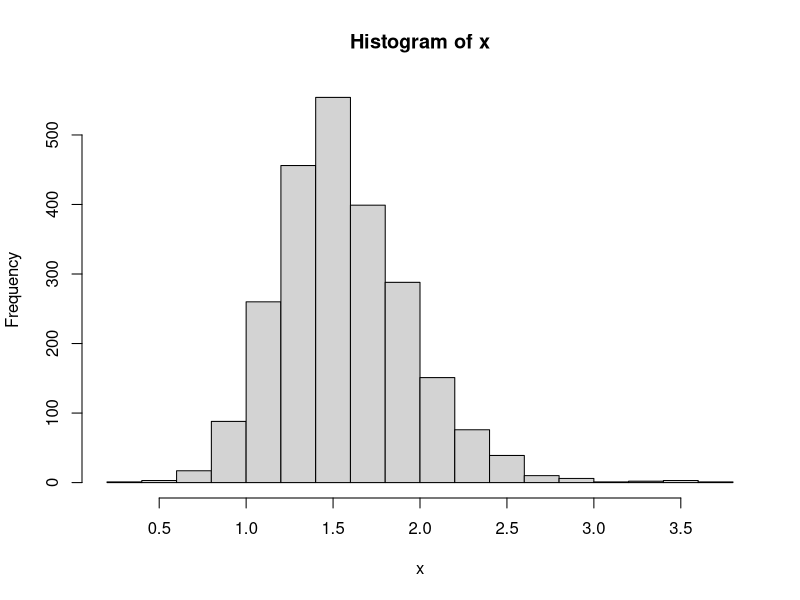
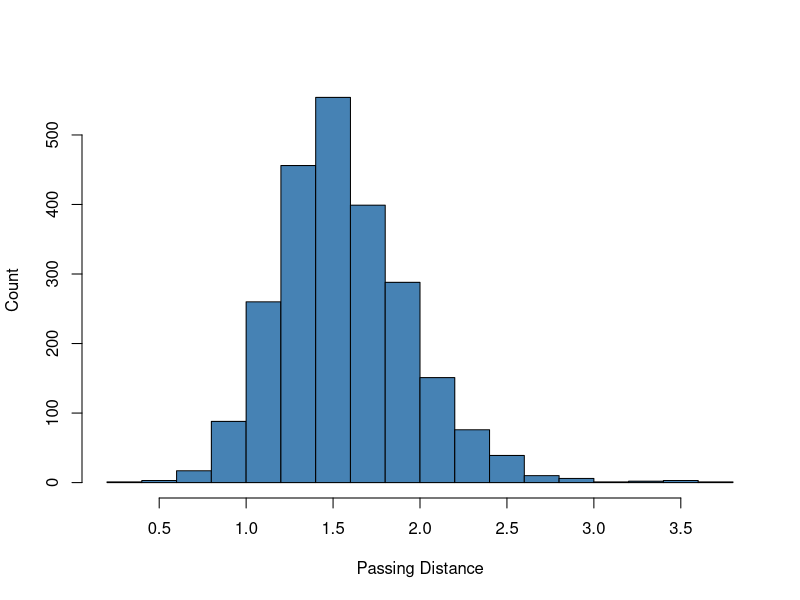
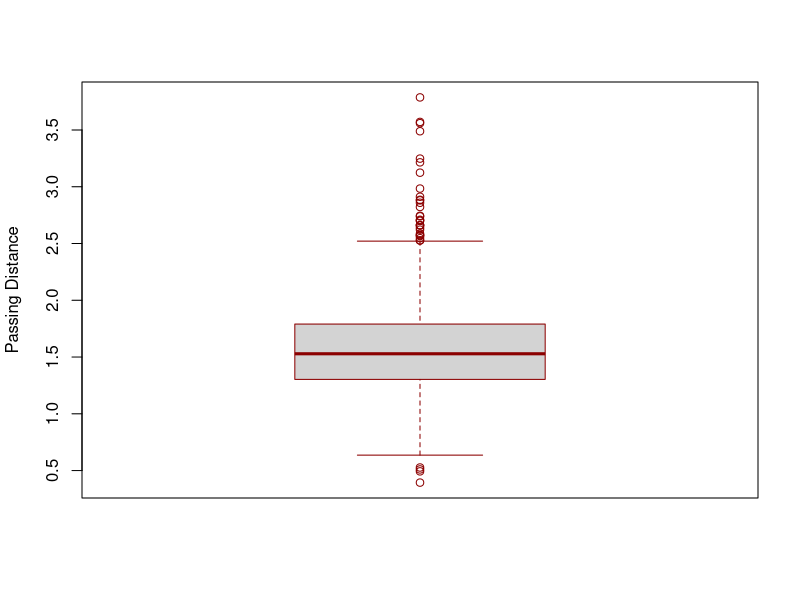
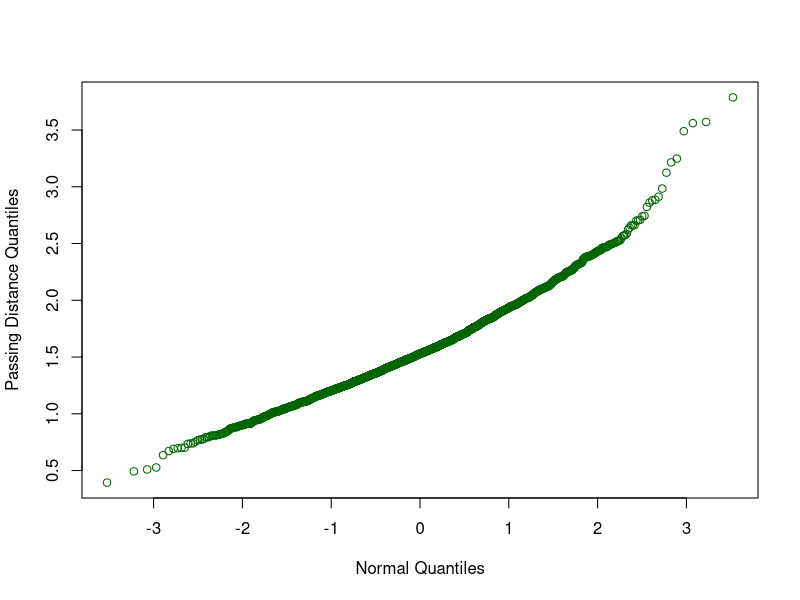
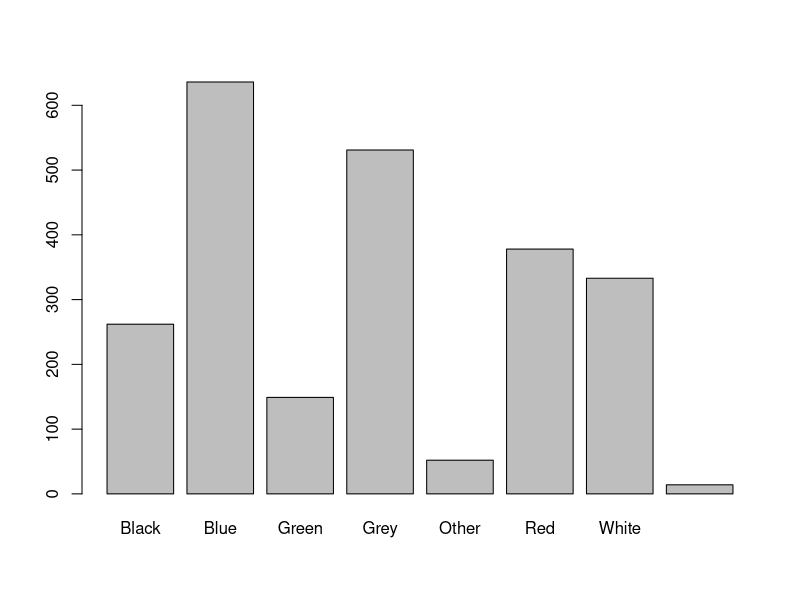
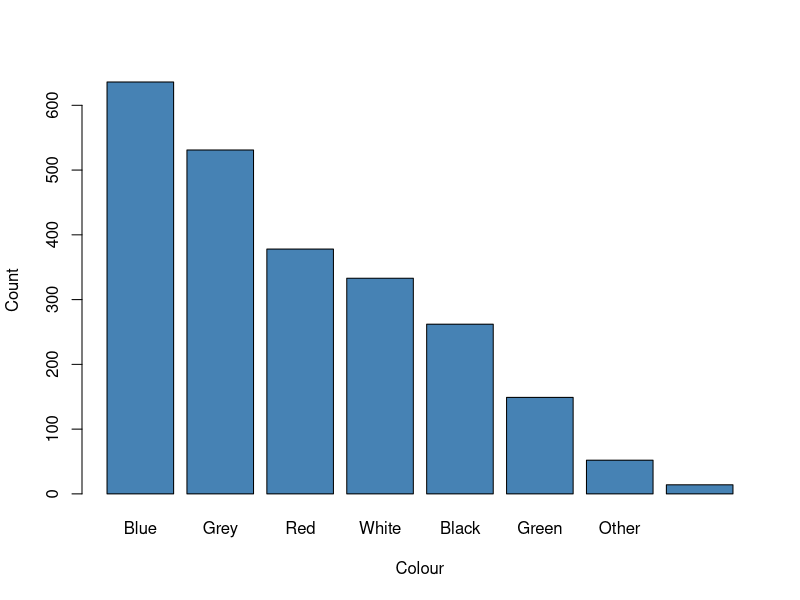

Reproduce these figures in R, in order.
## ---- chunk 1
bikedata <- read.csv("bikedata.csv")
## ---- chunk 2
a <- 2.7
## ---- chunk 3
a + 10
5 * a
## ---- chunk 4
a
## ---- chunk 5
head(bikedata)
## ---- chunk 6
summary(bikedata)
## ---- chunk 7
x <- bikedata$passing.distance
x <- bikedata[["passing.distance"]]
x <- bikedata[,"passing.distance"]
## ---- chunk 8
x[[1]]
## ---- chunk 9
x[[5]]
## ---- chunk 10
length(x)
## ---- chunk 11
x[[length(x)]]
## ---- chunk 12
x[1:25]
## ---- chunk 13
    sum(x)
## ---- chunk 14
    mean(x)
    median(x)
## ---- chunk 15
    sd(x)
    var(x)
## ---- chunk 16
    min(x)
    max(x)
## ---- chunk 17
    quantile(x, .25) # first quartile
    quantile(x, .75) # third quartile
    quantile(x, .99) # 99th percentile
## ---- chunk 18
hist(x)
## ---- chunk 19
hist(x, col="steelblue", xlab="Passing Distance", ylab="Count", 
     main="")
## ---- chunk 20
boxplot(x, border="darkred", ylab="Passing Distance")
qqnorm(x, col="darkgreen", xlab="Normal Quantiles",       
       ylab="Passing Distance Quantiles",
       main="")
## ---- chunk 21
levels(bikedata$colour)
## ---- chunk 22
table(bikedata$colour)
## ---- chunk 23
table(bikedata$colour, useNA="ifany")
## ---- chunk 24
tab <- table(bikedata$colour, useNA="ifany")
barplot(tab)
## ---- chunk 25
barplot(sort(tab, decreasing=TRUE), xlab="Colour", ylab="Count",
        col="steelblue")
## ---- chunk 26
t.test(bikedata$passing.distance)
## ---- chunk 27
t.test(bikedata$passing.distance, conf.level=0.99)
## ---- chunk 28
t.test(bikedata$passing.distance, alternative="greater", mu=1.5)
## ---- chunk 29
table(bikedata$colour)
## ---- chunk 30
sum(table(bikedata$colour))
## ---- chunk 31
prop.test(636, 2341, p=0.40)
## ---- chunk 32
prop.test(636, 2341, p=0.50, alternative="less", conf.level=0.99)
